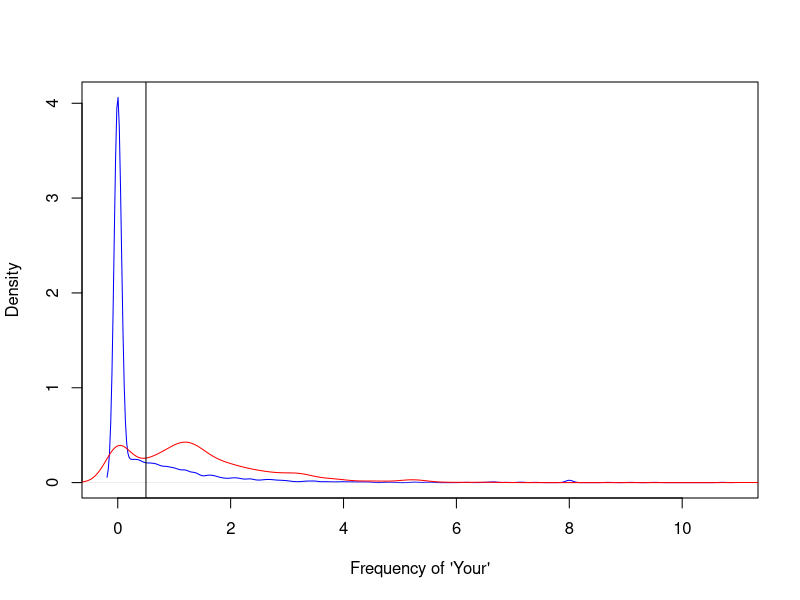

Reproduce this figure in R.
# Question(What to predict) - Input data - Features - Algorithm - Parameters - Evaluation
library(kernlab)
data(spam)
head(spam)
str(spam)
# Look at frequency of "your"
plot(density(spam$your[spam$type=="nonspam"]),col="blue",main="",xlab="Frequency of 'Your'")
lines(density(spam$your[spam$type=="spam"]),col="red")
# Find a value "C", cutoff to predict spam
abline(v=0.5,col="black")
# Evaluate precision
prediction = ifelse(spam$your>0.5,"spam","nonspam")
table(prediction,spam$type)
table(prediction,spam$type)/length(spam$type)
